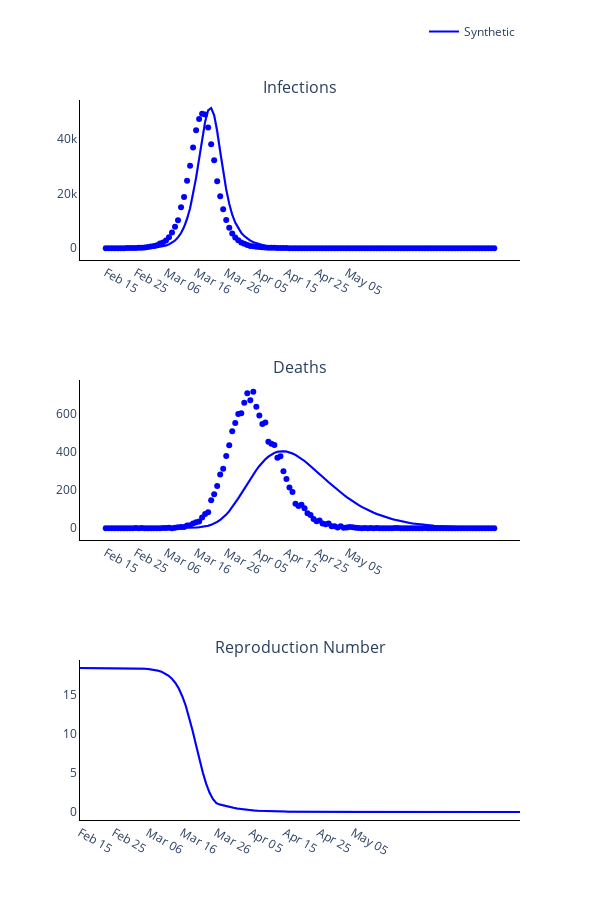

Notebook cell for this chart:
### Code cell
# Trace names - represent the solver used for the simulation
trace_name = ['Synthetic']
titles = ['Infections', 'Deaths', 'Reproduction Number']

fig = go.Figure()
fig = make_subplots(rows=len(titles), cols=1, subplot_titles=tuple(titles), horizontal_spacing = 0.15)

# Plot (continuous predicted timeline and pointwise observed numbers each day)
for r, region in enumerate(regions):
    # Plot of infections
    fig.add_trace(
        go.Scatter(
            x=times,
            y=roche_new_infec_mean[r].tolist(),
            mode='lines',
            name=trace_name[r],
            line_color=colours[r]
        ),
        row= 1,
        col= 1
    )

    fig.add_trace(
        go.Scatter(
            x=times + times[::-1],
            y=roche_new_infec_upper[r].tolist() + roche_new_infec_lower[r].tolist()[::-1],
            fill='toself',
            fillcolor=colours[r],
            line_color=colours[r],
            opacity=0.3,
            mode='lines',
            showlegend=False,
            name=trace_name[r]
        ),
        row= 1,
        col= 1
    )

    fig.add_trace(
        go.Scatter(
            x=times,
            y=np.sum(cases_data[r], axis=1).tolist(),
            mode='markers',
            name=trace_name[r],
            showlegend=False,
            line_color=colours[r]
        ),
        row= 1,
        col= 1
    )

    # Plot deaths
    fig.add_trace(
        go.Scatter(
            x=times,
            y=roche_deaths_mean[r].tolist(),
            mode='lines',
            name=trace_name[r],
            showlegend=False,
            line_color=colours[r]
        ),
        row= 2,
        col= 1
    )

    fig.add_trace(
        go.Scatter(
            x=times + times[::-1],
            y=roche_deaths_upper[r].tolist() + roche_deaths_lower[r].tolist()[::-1],
            fill='toself',
            fillcolor=colours[r],
            line_color=colours[r],
            opacity=0.3,
            mode='lines',
            showlegend=False,
            name=trace_name[r]
        ),
        row= 2,
        col= 1
    )

    fig.add_trace(
        go.Scatter(
            x=times,
            y=np.sum(deaths_data[r], axis=1).tolist(),
            mode='markers',
            name=trace_name[r],
            showlegend=False,
            line_color=colours[r]
        ),
        row= 2,
        col= 1
    )

    # Plot reproduction number
    fig.add_trace(
        go.Scatter(
            x=times,
            y=roche_reprod_num_mean[r].tolist(),
            mode='lines',
            name=trace_name[r],
            showlegend=False,
            line_color=colours[r]
        ),
        row= 3,
        col= 1
    )

    fig.add_trace(
        go.Scatter(
            x=times + times[::-1],
            y=roche_reprod_num_upper[r].tolist() + roche_reprod_num_lower[r].tolist()[::-1],
            fill='toself',
            fillcolor=colours[r],
            line_color=colours[r],
            opacity=0.3,
            mode='lines',
            showlegend=False,
            name=trace_name[r]
        ),
        row= 3,
        col= 1
    )

# Add axis labels
fig.update_layout(
    width=600, 
    height=900,
    plot_bgcolor='white',
    xaxis=dict(
        linecolor='black',
        tickvals=np.arange(1, 90, 10).tolist(),
        ticktext=['Feb 15', 'Feb 25', 'Mar 06', 'Mar 16', 'Mar 26', 'Apr 05', 'Apr 15', 'Apr 25', 'May 05', 'May 15']),
    yaxis=dict(linecolor='black'),
    xaxis2=dict(
        linecolor='black',
        tickvals=np.arange(1, 90, 10).tolist(),
        ticktext=['Feb 15', 'Feb 25', 'Mar 06', 'Mar 16', 'Mar 26', 'Apr 05', 'Apr 15', 'Apr 25', 'May 05', 'May 15']),
    yaxis2=dict(linecolor='black'),
    xaxis3=dict(
        linecolor='black',
        tickvals=np.arange(1, 90, 10).tolist(),
        ticktext=['Feb 15', 'Feb 25', 'Mar 06', 'Mar 16', 'Mar 26', 'Apr 05', 'Apr 15', 'Apr 25', 'May 05', 'May 15']),
    yaxis3=dict(linecolor='black'),
    legend=dict(
        orientation='h',
        yanchor="bottom",
        y=1.075,
        xanchor="right",
        x=1)
    )

fig.write_image('images/Figure-Roche-Luxembourg.pdf')
fig.show()

### Figure 1 — Plotly figure (JSON) as saved in the notebook; plotly's stock layout.template omitted (floating-point values rounded to 4 significant figures; data arrays with more than 128 entries replaced by an {"elided": "..."} marker saying what was removed)
{"data": [{"line": {"color": "blue"}, "mode": "lines", "name": "Synthetic", "type": "scatter", "x": {"elided": "130 int values"}, "xaxis": "x", "y": {"elided": "130 float values"}, "yaxis": "y"}, {"fill": "toself", "fillcolor": "blue", "line": {"color": "blue"}, "mode": "lines", "name": "Synthetic", "opacity": 0.3, "showlegend": false, "type": "scatter", "x": {"elided": "260 int values"}, "xaxis": "x", "y": {"elided": "260 float values"}, "yaxis": "y"}, {"line": {"color": "blue"}, "mode": "markers", "name": "Synthetic", "showlegend": false, "type": "scatter", "x": {"elided": "130 int values"}, "xaxis": "x", "y": {"elided": "130 int values"}, "yaxis": "y"}, {"line": {"color": "blue"}, "mode": "lines", "name": "Synthetic", "showlegend": false, "type": "scatter", "x": {"elided": "130 int values"}, "xaxis": "x2", "y": {"elided": "130 float values"}, "yaxis": "y2"}, {"fill": "toself", "fillcolor": "blue", "line": {"color": "blue"}, "mode": "lines", "name": "Synthetic", "opacity": 0.3, "showlegend": false, "type": "scatter", "x": {"elided": "260 int values"}, "xaxis": "x2", "y": {"elided": "260 float values"}, "yaxis": "y2"}, {"line": {"color": "blue"}, "mode": "markers", "name": "Synthetic", "showlegend": false, "type": "scatter", "x": {"elided": "130 int values"}, "xaxis": "x2", "y": {"elided": "130 int values"}, "yaxis": "y2"}, {"line": {"color": "blue"}, "mode": "lines", "name": "Synthetic", "showlegend": false, "type": "scatter", "x": {"elided": "130 int values"}, "xaxis": "x3", "y": {"elided": "130 float values"}, "yaxis": "y3"}, {"fill": "toself", "fillcolor": "blue", "line": {"color": "blue"}, "mode": "lines", "name": "Synthetic", "opacity": 0.3, "showlegend": false, "type": "scatter", "x": {"elided": "260 int values"}, "xaxis": "x3", "y": {"elided": "260 float values"}, "yaxis": "y3"}], "layout": {"annotations": [{"font": {"size": 16}, "showarrow": false, "text": "Infections", "x": 0.5, "xanchor": "center", "xref": "paper", "y": 1, "yanchor": "bottom", "yref": "paper"}, {"font": {"size": 16}, "showarrow": false, "text": "Deaths", "x": 0.5, "xanchor": "center", "xref": "paper", "y": 0.6111, "yanchor": "bottom", "yref": "paper"}, {"font": {"size": 16}, "showarrow": false, "text": "Reproduction Number", "x": 0.5, "xanchor": "center", "xref": "paper", "y": 0.2222, "yanchor": "bottom", "yref": "paper"}], "height": 900, "legend": {"orientation": "h", "x": 1, "xanchor": "right", "y": 1.075, "yanchor": "bottom"}, "plot_bgcolor": "white", "width": 600, "xaxis": {"anchor": "y", "domain": [0, 1], "linecolor": "black", "ticktext": ["Feb 15", "Feb 25", "Mar 06", "Mar 16", "Mar 26", "Apr 05", "Apr 15", "Apr 25", "May 05", "May 15"], "tickvals": [1, 11, 21, 31, 41, 51, 61, 71, 81]}, "xaxis2": {"anchor": "y2", "domain": [0, 1], "linecolor": "black", "ticktext": ["Feb 15", "Feb 25", "Mar 06", "Mar 16", "Mar 26", "Apr 05", "Apr 15", "Apr 25", "May 05", "May 15"], "tickvals": [1, 11, 21, 31, 41, 51, 61, 71, 81]}, "xaxis3": {"anchor": "y3", "domain": [0, 1], "linecolor": "black", "ticktext": ["Feb 15", "Feb 25", "Mar 06", "Mar 16", "Mar 26", "Apr 05", "Apr 15", "Apr 25", "May 05", "May 15"], "tickvals": [1, 11, 21, 31, 41, 51, 61, 71, 81]}, "yaxis": {"anchor": "x", "domain": [0.7778, 1], "linecolor": "black"}, "yaxis2": {"anchor": "x2", "domain": [0.3889, 0.6111], "linecolor": "black"}, "yaxis3": {"anchor": "x3", "domain": [0, 0.2222], "linecolor": "black"}}}
